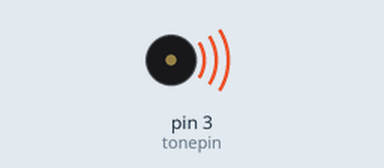
Simulated run of this sketch. Board: Arduino Uno, built with avr-gcc and run on an emulated ATmega328P. On the bench: buzzer (waves = sounding).

Above: at 0.5 s.
Timing chart, 0 to 22.1 s (numbered marks = the images above):
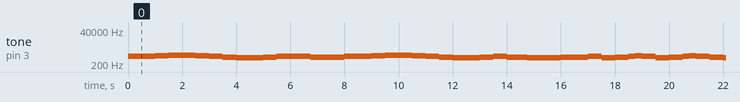

Measured:
- by itself, tone on pin 3 (tonepin): plays 658 Hz for 1.0 s, 697 Hz for 0.50 s, 783 Hz for 1.0 s, 697 Hz for 0.50 s, 658 Hz for 0.50 s, 586 Hz for 0.50 s … (195 notes in this stretch)

The sketch:

amplifier_test.ino
```cpp
#define D0 -1
#define D1 262
#define D2 293
#define D3 329
#define D4 349
#define D5 392
#define D6 440
#define D7 494
#define M1 523
#define M2 586
#define M3 658
#define M4 697
#define M5 783
#define M6 879
#define M7 987
#define H1 1045
#define H2 1171
#define H3 1316
#define H4 1393
#define H5 1563
#define H6 1755
#define H7 1971

#define WHOLE 1
#define HALF 0.5
#define QUARTER 0.25
#define EIGHTH 0.25
#define SIXTEENTH 0.625

int tune[] =
{
  M3, M3, M4, M5,
  M5, M4, M3, M2,
  M1, M1, M2, M3,
  M3, M2, M2,
  M3, M3, M4, M5,
  M5, M4, M3, M2,
  M1, M1, M2, M3,
  M2, M1, M1,
  M2, M2, M3, M1,
  M2, M3, M4, M3, M1,
  M2, M3, M4 ,M3, M2,
  M1, M2, D5, D0,
  M3, M3, M4, M5,
  M5, M4, M3, M4, M2,
  M1, M1, M2, M3,
  M2, M1, M1
};
float durt[] =
{
  1, 1, 1, 1,
  1, 1, 1, 1,
  1, 1, 1, 1,
  1+0.5, 0.5, 1+1,
  1, 1, 1, 1,
  1, 1, 1, 1,
  1, 1, 1, 1,
  1+0.5, 0.5, 1+1,
  1, 1, 1, 1,
  1, 0.5, 0.5, 1, 1,
  1, 0.5, 0.5, 1, 1,
  1, 1, 1, 1,
  1, 1, 1, 1,
  1, 1, 1, 0.5, 0.5,
  1, 1, 1, 1,
  1+0.5, 0.5, 1+1
};
int length;
int tonepin = 3;
void setup(){
  pinMode(tonepin, OUTPUT);
  length = sizeof(tune) / sizeof(tune[0]);
}
void loop(){
  for(int x=0; x<length;x++){
    tone(tonepin, tune[x]);
    delay(500*durt[x]);
    noTone(tonepin);
  }
  delay(2000);
}
```
